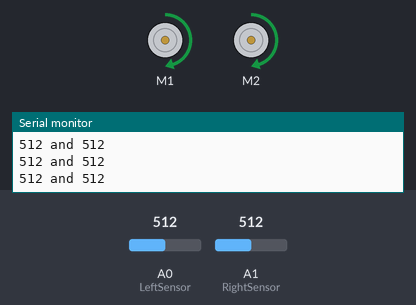
Bench run of a sketch on a simulated Arduino Uno, built with avr-gcc and run on an emulated ATmega328P. Parts: 2 × DC motor (green arrow = forward, orange = backward, longer = faster), the last lines printed to the serial monitor. The test bench sets the inputs (shaded band); at power-on: A0 (LeftSensor) = 512, A1 (RightSensor) = 512.

Above: at 1.2 s.
1.3 s: A0 (LeftSensor) set to 489
At 2.0 s:
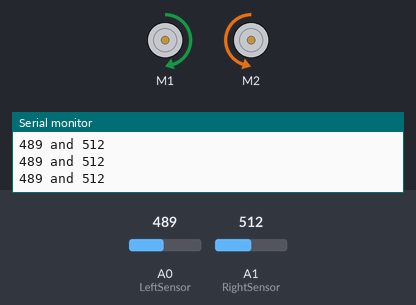
2.8 s: A1 (RightSensor) set to 482
At 3.2 s:
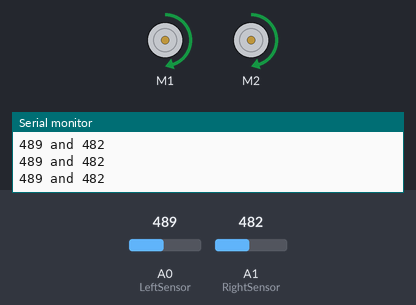
4.3 s: A0 (LeftSensor) set to 1023
At 5.1 s:
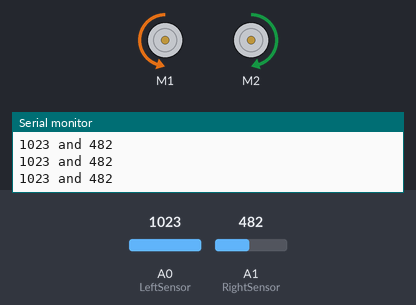
5.8 s: A0 (LeftSensor) set to 490
At 6.2 s:
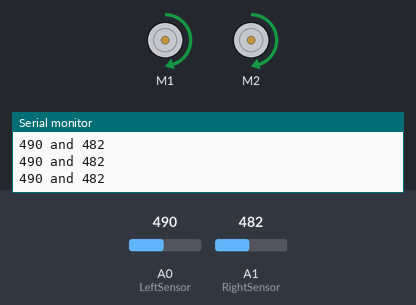
7.3 s: A0 (LeftSensor) set to 510
At 8.5 s:
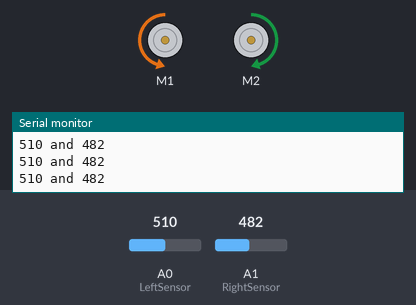
8.8 s: A1 (RightSensor) set to 11
10.3 s: A1 (RightSensor) set to 8
Timing chart, 0 to 13.3 s (numbered marks = the images above; inputs shaded):
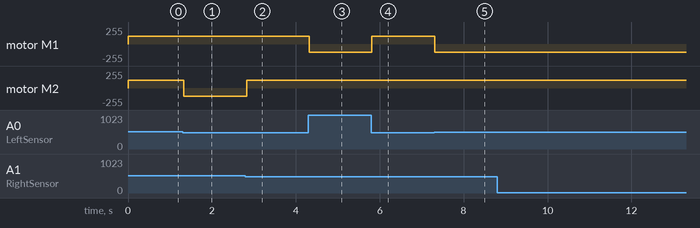

Measured:
- the behaviour switches between 501 and 500 on A0 (LeftSensor) (found by bisection; images 0 and 1)
- the behaviour switches between 500 and 499 on A1 (RightSensor) (found by bisection; images 1 and 2)
- after the input at 1.3 s, motor M2: forward 120/255 → backward 120/255 at once
- after the input at 2.8 s, motor M2: backward 120/255 → forward 120/255 at once
- after the input at 4.3 s, motor M1: forward 120/255 → backward 120/255 at once
- after the input at 5.8 s, motor M1: backward 120/255 → forward 120/255 at once
- after the input at 7.3 s, motor M1: forward 120/255 → backward 120/255 at once

The sketch:

Line_Following_Drive.ino
```cpp
#include <AFMotor.h>

AF_DCMotor motor1(1, MOTOR12_64KHZ);
AF_DCMotor motor2(2, MOTOR12_64KHZ);
// declaring Sensor Pins.
int LeftSensor = A0;
int RightSensor = A1;
int L_sensor_val = 0; // To store value from sensors.
int R_sensor_val = 0;
int threshold = 500;
int motor_speed = 120;
void setup()
{
  Serial.begin(9600);
  pinMode(LeftSensor, INPUT);
  pinMode(RightSensor, INPUT);
}
void loop()
{
  motor1.setSpeed(motor_speed);
  motor2.setSpeed(motor_speed);
  L_sensor_val = analogRead(LeftSensor);
  R_sensor_val = analogRead(RightSensor); // Reading Right sensor data

  Serial.print(L_sensor_val);
  Serial.print(" and ");
  Serial.println(R_sensor_val);
  if (L_sensor_val > threshold && R_sensor_val > threshold)
  {
    motor1.run(FORWARD);
    motor2.run(FORWARD);
  }
  else if (L_sensor_val < threshold && R_sensor_val < threshold)
  {
    motor1.run(FORWARD);
    motor2.run(FORWARD);
  }
  else if (L_sensor_val > threshold)
  {
    motor1.run(BACKWARD);
    motor2.run(FORWARD);
  }
  else if (R_sensor_val > threshold)
  {
    motor1.run(FORWARD);
    motor2.run(BACKWARD);
  }
}
```
